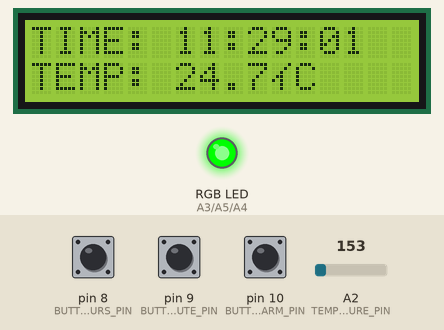
This sketch was run on a simulated Arduino Uno, built with avr-gcc and run on an emulated ATmega328P. Shown: 16×2 character LCD, an RGB LED mixed from three pins (HIGH = lit). The inputs (shaded band) are chosen by the test bench; at power-on: pin 10 (BUTTON_ALARM_PIN) HIGH, pin 8 (BUTTON_HOURS_PIN) HIGH, A2 (TEMPERATURE_PIN) = 153, pin 9 (BUTTON_MINUTE_PIN) HIGH. What the sketch prints to the serial monitor is not drawn.

Above: at 1.2 s.
1.3 s: pin 10 (BUTTON_ALARM_PIN) pulled LOW for 1.3 s
At 3.2 s:
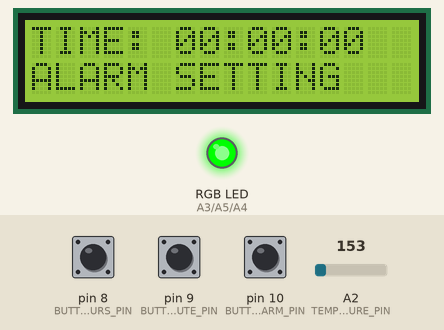
4.2 s: pin 10 (BUTTON_ALARM_PIN) pulled LOW for 3.2 s
At 8.0 s:
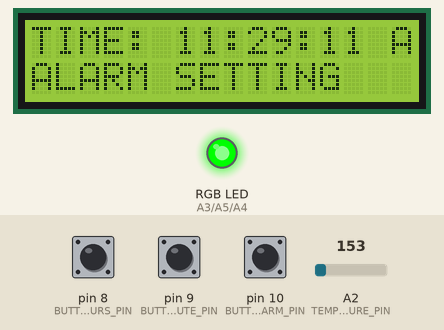
11.1 s: pin 8 (BUTTON_HOURS_PIN) pulled LOW for 3.2 s
At 15.1 s:
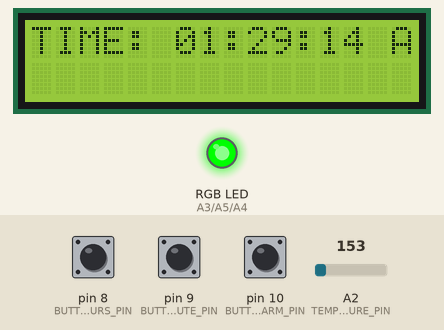
15.8 s: A2 (TEMPERATURE_PIN) set to 136
At 17.2 s:
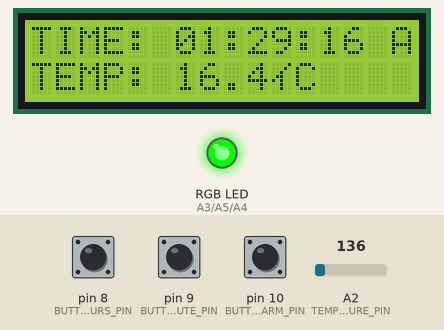
17.9 s: A2 (TEMPERATURE_PIN) set to 113
At 19.1 s:
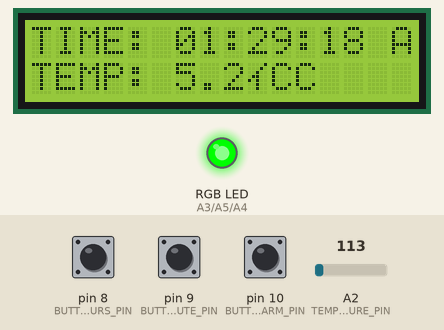
22.1 s: pin 9 (BUTTON_MINUTE_PIN) pulled LOW for 1.3 s
At 22.64 s:
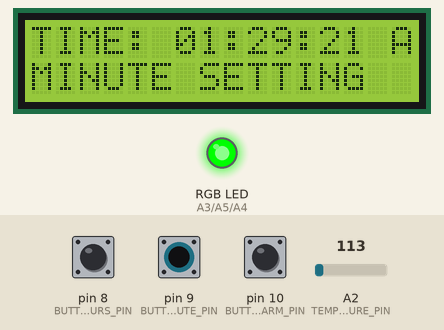
Timing chart, 0 to 25.1 s (numbered marks = the images above; inputs shaded):
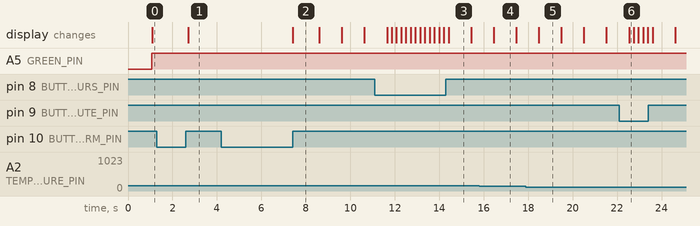

Measured:
- the behaviour switches between 123 and 122 on A2 (TEMPERATURE_PIN) (found by bisection; images 4 and 5)
- after the input at 1.3 s, the display: changes after 1.4 s (image 1)
- after the input at 4.2 s, the display: changes after 3.2 s (image 2)
- after the input at 11.1 s, the display: first changes after 0.55 s (image 3 shows a later state)
- after the input at 17.9 s, the display: first changes after 0.58 s (image 5 shows a later state)
- after the input at 22.1 s, the display: changes after 0.44 s (image 6)
- what the display in image 2 shows lasts 1.2 s, from 7.4 s to 8.6 s

The sketch:

Projekt_15-LCD_Display-ovn10.ino
```cpp
/***************************************************************************
*  Projekt 15 - LCD-Display övn 10
*  Inställning av klockans timmar, minuter och väckarklockan,
*  samt visning av rumstemperaturen och RGB-lysdioden tänds med färg röd
*  när alarmen går, med färg gul när temperaturen är högre än 29 och lägre
*  45, annars är RGB-lysdioden tänd med färgen grön.
****************************************************************************/
#include <LiquidCrystal.h>

// Initiera biblioteket med de stift vi använder.
const int RS = 2;
const int E  = 3;
const int D4 = 4;
const int D5 = 5;
const int D6 = 6;
const int D7 = 7;
LiquidCrystal lcd(RS, E, D4, D5, D6, D7);

const int BUTTON_HOURS_PIN  = 8;
const int BUTTON_MINUTE_PIN = 9;
const int BUTTON_ALARM_PIN  = 10;
const int TEMPERATURE_PIN   = A2;

const int RED_PIN   = A3;
const int GREEN_PIN = A5;
const int BLUE_PIN  = A4;


//---- Klockans tid ställs in här ---
int hours   = 11;
int minutes = 29;
int seconds = 0;

//---- Alarms variabler ---
int alarmHours   = 0;
int alarmMinutes = 0;
int alarmSeconds = 0;
bool alarmIsGoing = false;
bool alarmON      = false;

float degreesCelsius;

int delayTime = 210;
int oneSecond = 1000;


void setup()
{
  lcd.begin(16, 2);
  pinMode(BUTTON_HOURS_PIN,  INPUT_PULLUP);
  pinMode(BUTTON_MINUTE_PIN, INPUT_PULLUP);
  pinMode(BUTTON_ALARM_PIN,  INPUT_PULLUP);

  pinMode(RED_PIN,   OUTPUT);
  pinMode(GREEN_PIN, OUTPUT);
  pinMode(BLUE_PIN,  OUTPUT);

  Serial.begin(9600);

  lcd.clear();
}

void loop()
{
  if(alarmON == false){
    displayTimeLCD(hours, minutes, seconds, 0, 0, "TIME: ", ' ');
  }
  else{
    displayTimeLCD(hours, minutes, seconds, 0, 0, "TIME: ", 'A');
  }

  clockCounter();

  activateRGB();

  calculateAndDisplayTemperature();

  timeSetting("clockTime");

  alarmSetting();
}

/*******************************************
* Funktionen visar tiden på LCD-displayen
*******************************************/
void displayTimeLCD( int h, int m, int s, int col, int row, String msg, char option )
{
  lcd.setCursor(col, row);
  lcd.print(msg );

  if(h < 10) lcd.print(0);
  lcd.print(h);
  lcd.print(":");

  if(m < 10) lcd.print(0);
  lcd.print(m);
  lcd.print(":");

  if(s < 10) lcd.print(0);
  lcd.print(s);

  lcd.print(" ");
  lcd.print(option);
}

/*****************************************************
* Funktionen visar text på LCD-displayen.
******************************************************/
void displayMessageLCD(int col, int row, String message){
  lcd.setCursor(col, row);
  lcd.print(message);
}

/**********************************
* Funktionen räknar klockans tid
***********************************/
void clockCounter(){
  seconds++;
  if(seconds > 59)
  {
    seconds = 0;
    minutes++;

    if(minutes > 59)
    {
      minutes = 0;
      hours++;

      if(hours > 23)
      {
        hours = 0;
      }
    }
  }
  delay(oneSecond);
  checkAlarm();
}

/***********************************************
* Funktionen ställer in tiden på klockan
************************************************/
void timeSetting(String type)
{
  //visar TIMMARNA på LCD när TIM-KNAPPEN blir intryck.
  if(digitalRead(BUTTON_HOURS_PIN) == 0){
      if(type == "clockTime") displayMessageLCD(0, 1, "HOURS SETTING");
      hourSetting(type);
      if(type == "clockTime") displayMessageLCD(0, 1, "             ");
  }

  //visar MINUTERNA på LCD när MINUT-KNAPPEN blir intryck.
  if(digitalRead(BUTTON_MINUTE_PIN) == 0){
     if(type == "clockTime") displayMessageLCD(0, 1, "MINUTE SETTING");
     minuteSetting(type);
     if(type == "clockTime") displayMessageLCD(0, 1, "              ");
  }
}

/***************************************************************************************
* Funktionen ställer in TIMMARNA och visar en text på LCD när TIM-KNAPPEN blir intryck.
****************************************************************************************/
void hourSetting( String type )
{
    do{
      if(type == "clockTime")
      {
        hours++;
        delay(delayTime);
        displayTimeLCD(hours, minutes, seconds, 0, 0, "TIME: ", ' ');
        if (hours == 23) hours = 0;
      }
      else
      {
        if (alarmHours == 23) alarmHours = 0;
        alarmHours++;
        delay(delayTime);
        displayTimeLCD(alarmHours, alarmMinutes, alarmSeconds, 0, 0, "TIME: ", ' ');
      }
      if(digitalRead(BUTTON_HOURS_PIN) == 1) break;

    }while(true);
}

/***************************************************************************************
* Funktionen ställer in MINUTERNA o visar en text på LCD när MINUT-KNAPPEN blir intryck.
****************************************************************************************/
void minuteSetting( String type )
{
    do{
      if(type == "clockTime")
      {
        if (minutes == 59) minutes = 0;
        minutes++;
        delay(delayTime);
        displayTimeLCD(hours, minutes, seconds, 0, 0, "TIME: ", ' ');
      }
      else
      {
        alarmMinutes++;
        delay(delayTime);
        displayTimeLCD(alarmHours, alarmMinutes, alarmSeconds, 0, 0, "TIME: ", ' ');
        if (alarmMinutes == 59) alarmMinutes = 0;
      }

      if(digitalRead(BUTTON_MINUTE_PIN) == 1) break;

    }while(true);
}

/***********************************************
* Funktionen ställer in väckarklockan
************************************************/
void alarmSetting()
{
  bool larmExecuting           = false;
  int pressLength_milliSeconds = 0;
  int turnON_milliSeconds      = 100;
  int alarmON_milliSeconds     = 2000;
  int turnOFF_milliSeconds     = 4000;

  // beräknar antal millisekunder som alarmknappen är intryck
  while( digitalRead(BUTTON_ALARM_PIN) == 0 )
  {
    delay(100);
    pressLength_milliSeconds = pressLength_milliSeconds + 100;
  }

  //om alarmknappen är intryck längre än 4 sek, stängs av väckarklockan.
  if( pressLength_milliSeconds >= turnOFF_milliSeconds )
      {
        seconds = seconds + 5;
        alarmON = false;
        displayTimeLCD(hours, minutes, seconds, 0, 0, "TIME: ", ' ');
        delay(1000);
      }

  //om alarmknappen är intryck mindre än 2 sek, sätts alarm-inställning igång.
  else if( pressLength_milliSeconds >= turnON_milliSeconds )
  {
    seconds++;
    lcd.clear();
    displayTimeLCD(alarmHours, alarmMinutes, alarmSeconds, 0, 0, "TIME: ", ' ');
    displayMessageLCD(0, 1, "ALARM SETTING");
    larmExecuting = true;

    do
    {
        //ställer in alarmets timmar och minuter
        timeSetting("alarmTime");

        // beräknar antal millisekunder som alarmknappen är intryck
        while( digitalRead(BUTTON_ALARM_PIN) == 0 )
        {
            delay(100);
            pressLength_milliSeconds = pressLength_milliSeconds + 100;
        }

        //om alarmknappen är intryck längre än 4 sek, stängs av väckarklockan.
        if( pressLength_milliSeconds >= turnOFF_milliSeconds )
        {
            seconds = seconds + 8;
            alarmON = false;
            displayTimeLCD(hours, minutes, seconds, 0, 0, "TIME: ", ' ');
            delay(1200);
            larmExecuting = false;
        }
        // om alarmknappen är intryck längre än 2 sek och mindre än 4 sek, aktiveras alarmet.
        else if( pressLength_milliSeconds >= alarmON_milliSeconds )
        {
            seconds = seconds + 8;
            alarmON = true;
            displayTimeLCD(hours, minutes, seconds, 0, 0, "TIME: ", 'A');
            delay(1200);
            larmExecuting = false;
        }
    } while(larmExecuting);
    lcd.clear();
  }
}

/*********************************************************************
* Funktionen kontrollerar alarmets tid är samma som klockans tid.
**********************************************************************/
void checkAlarm()
{
  alarmIsGoing = false;
  int pressLength_milliSeconds = 0;
  int turnOFF_milliSeconds     = 4000;

  //om alarmtiden stämmer med klockans tid och larmet är påsatt, går larmet igång.
  if( alarmHours == hours && alarmMinutes == minutes &&
      alarmSeconds == seconds && alarmON == true )
  {
      alarmIsGoing = true;
      lcd.clear();
      displayMessageLCD(4, 0, "WAKE UP!");
      activateRGB();
      do
      {
          playAlarm("ON");

          //medan larm-knappen är intryck lagras millisekunderna i en variabel.
          while( digitalRead(BUTTON_ALARM_PIN) == 0 )
          {
              delay(100);
              pressLength_milliSeconds = pressLength_milliSeconds + 100;
          }

          //om larmknappen är intryck längre än 4 sekunder, stängs av väckarklockan.
          if( pressLength_milliSeconds >= turnOFF_milliSeconds )
          {
            playAlarm("OFF");
            alarmON = false;
            lcd.clear();
            delay(100);
            seconds = seconds + 8;
            alarmIsGoing = false;
          }
      } while(alarmIsGoing);
      return;
  }
}

/***********************************************************
* Funktionen spelar en melodi när väckarklockan går igång.
************************************************************/
void playAlarm(String mode)
{
  // tonerna i melodin:
  #define NOTE_C4  262
  #define NOTE_G3  196
  #define NOTE_A3  220
  #define NOTE_B3  247
  int melody[] = {262, 196, 196, 220, 196, 0, 247, 262};

  int noteDurations[] = {4, 8, 8, 4, 4, 4, 4, 4}; //tonens längd: 4 = kvarton, 8 = åttonde ton.
  const int BUZZER_PIN = A1;

  if(mode == "ON") {
    for (int thisNote = 0; thisNote < 8; thisNote++) {
        int noteDuration = 1000 / noteDurations[thisNote];
        tone(BUZZER_PIN, melody[thisNote], noteDuration);
        int pauseBetweenNotes = noteDuration * 1.30;
        delay(pauseBetweenNotes);
        noTone(BUZZER_PIN);
    }
  }
  else{
      noTone(BUZZER_PIN);
      delay(500);
  }
}

/***********************************************************
* Funktionen beräknar och visar rumtemperaturen.
************************************************************/
void calculateAndDisplayTemperature()
{
  //Mäter spänningen vid det analoga stiftet
  float voltage = (analogRead(TEMPERATURE_PIN) * 0.004882814);

  //Omvandlar spänningen till grader Celsius
  degreesCelsius = (voltage - 0.5) * 100.0;

  String degrees = String(degreesCelsius,1);
  String sign    = String((char)178);
  String temperature = String("TEMP: " + degrees + sign + "C");

  //Visar temperaturen på LCD-displayen
  displayMessageLCD(0, 1, temperature );
}

/***********************************************************
* Funktionen hanterar RGB-lysdioden.
************************************************************/
void activateRGB()
{
  if( alarmIsGoing == true )
  {
    // Röd
    Serial.println("RED");
    digitalWrite(RED_PIN, HIGH);
    digitalWrite(GREEN_PIN, LOW);
    digitalWrite(BLUE_PIN, LOW);
    delay(10);
  }
  else if( degreesCelsius > 29 && degreesCelsius < 45)
  {
    // Gul
    digitalWrite(RED_PIN, HIGH);
    digitalWrite(GREEN_PIN, HIGH);
    digitalWrite(BLUE_PIN, LOW);

    delay(10);
  }
  else
  {
    // Grön
    Serial.println("GREEN");
    digitalWrite(GREEN_PIN, HIGH);
    digitalWrite(RED_PIN, LOW);
    digitalWrite(BLUE_PIN, LOW);
    delay(10);
  }
}
```
